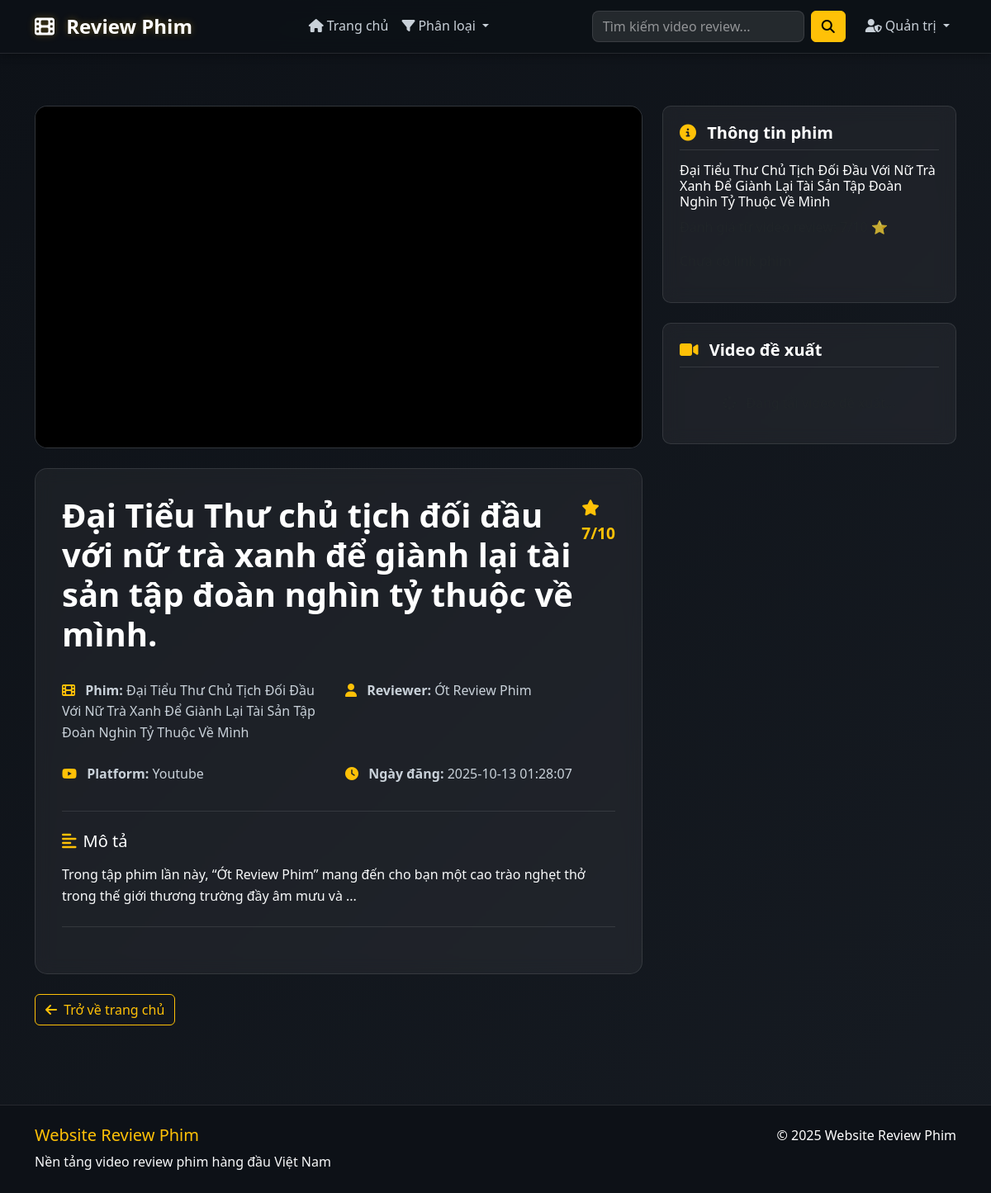
/review/252, run on the app's committed database.
### tables this page shows
CREATE TABLE video_reviews (
                    id INTEGER PRIMARY KEY AUTOINCREMENT,
                    title TEXT NOT NULL,
                    movie_title TEXT NOT NULL,
                    reviewer_name TEXT NOT NULL,
                    video_url TEXT NOT NULL,
                    video_type TEXT NOT NULL,
                    video_id TEXT NOT NULL,
                    description TEXT,
                    rating INTEGER,
                    movie_link TEXT,
                    created_at TIMESTAMP DEFAULT CURRENT_TIMESTAMP
                , channel_name TEXT, thumbnail_url TEXT DEFAULT "", published_at TIMESTAMP, updated_at TIMESTAMP, country TEXT DEFAULT "Unknown", genre TEXT DEFAULT "Unknown", series_name TEXT, episode_number INTEGER, movie_type TEXT DEFAULT "single");

### app.py (the view)
@app.route('/review/<int:review_id>')
def review_detail(review_id):
    conn = get_conn()
    c = conn.cursor()
    c.execute('SELECT * FROM video_reviews WHERE id = ?', (review_id,))
    review = c.fetchone()
    conn.close()
    if not review:
        flash('Không tìm thấy review!', 'error')
        return redirect(url_for('index'))
    video_url = review[4]
    embed_url = None
    if "youtube.com" in video_url or "youtu.be" in video_url:
        if "watch?v=" in video_url:
            video_id = video_url.split("watch?v=")[-1].split("&")[0]
        elif "youtu.be/" in video_url:
            video_id = video_url.split("youtu.be/")[-1].split("?")[0]
        else:
            video_id = None
        if video_id:
            embed_url = f"https://www.youtube.com/embed/{video_id}"
    elif "facebook.com" in video_url:
        embed_url = f"https://www.facebook.com/plugins/video.php?href={video_url}"
    else:
        if video_url.lower().endswith(('.mp4', '.webm', '.ogg')):
            embed_url = video_url  # local or external direct link
    return render_template('review_detail.html', review=review, embed_url=embed_url)

### app.py (called while the page is built)
def get_conn(path='db.sqlite'):
    conn = sqlite3.connect(path, check_same_thread=False, timeout=30)
    try:
        conn.execute("PRAGMA journal_mode=WAL;")
    except Exception:
        pass
    return conn

### templates/review_detail.html (shortened to what this page needs)
{% extends "base.html" %}
{% block content %}
<div class="container py-5">
    <div class="row">
        <div class="col-lg-8">
            <div class="video-player-section mb-4">
                {% if embed_url %}
                    <div class="video-container">
                        {% if review[5] == 'youtube' %}
                            <iframe id="youtube-player"
                                    src="{{ embed_url }}?enablejsapi=1"
                                    frameborder="0"
                                    allow="accelerometer; autoplay; clipboard-write; encrypted-media; gyroscope; picture-in-picture"
                                    allowfullscreen
                                    class="youtube-player-no-suggestions">
                            </iframe>
                        {% endif %}
                    </div>
                {% else %}
                    <div class="video-error">
                        <i class="fas fa-exclamation-triangle display-4 text-warning mb-3"></i>
                        <h4 class="text-white">Video không khả dụng</h4>
                        <p class="text-muted">Xin lỗi, video này hiện không thể phát được.</p>
                    </div>
                {% endif %}
            </div>
            <div class="video-info-card">
                <div class="d-flex justify-content-between align-items-start mb-3">
                    <h1 class="video-title">{{ review[1] }}</h1>
                    <div class="rating-large">
                        <i class="fas fa-star text-warning"></i>
                        <span class="fw-bold text-warning">{{ review[8] }}/10</span>
                    </div>
                </div>
                <div class="video-meta mb-3">
                    <div class="row g-3">
                        <div class="col-md-6">
                            <div class="meta-item">
                                <i class="fas fa-film text-warning me-2"></i>
                                <strong>Phim:</strong> {{ review[2] }}
                            </div>
                        </div>
                        <div class="col-md-6">
                            <div class="meta-item">
                                <i class="fas fa-user text-warning me-2"></i>
                                <strong>Reviewer:</strong> {{ review[3] }}
                            </div>
                        </div>
                        <div class="col-md-6">
                            <div class="meta-item">
                                <i class="fab fa-{{ review[5] }} text-warning me-2"></i>
                                <strong>Platform:</strong> {{ review[5].title() }}
                            </div>
                        </div>
                        <div class="col-md-6">
                            <div class="meta-item">
                                <i class="fas fa-clock text-warning me-2"></i>
                                <strong>Ngày đăng:</strong> {{ review[10] }}
                            </div>
                        </div>
                    </div>
                </div>
                <div class="video-description">
                    <h5 class="text-white mb-3">
                        <i class="fas fa-align-left text-warning me-2"></i>Mô tả
                    </h5>
                    <p class="text-light">{{ review[7] }}</p>
                </div>
                <div class="video-actions mt-4">
                </div>
            </div>
        </div>
        <div class="col-lg-4">
            <div class="sidebar-card">
                <h5 class="sidebar-title">
                    <i class="fas fa-info-circle text-warning me-2"></i>
                    Thông tin phim
                </h5>
                <div class="movie-info">
                    <h6 class="text-white">{{ review[2] }}</h6>
                    <p class="text-muted mb-3">
                        Đánh giá từ video review: {{ review[8] }}/10 ⭐
                    </p>
                    {% if review[9] %}
                        <a href="{{ review[9] }}" target="_blank" class="btn btn-warning w-100">
                            <i class="fas fa-play me-1"></i>
                            Xem phim ngay
                        </a>
                    {% else %}
                        <p class="text-muted">Chưa có link phim</p>
                    {% endif %}
                </div>
            </div>
            <div class="sidebar-card mt-4" id="related-videos-section">
                <h5 class="sidebar-title">
                    <i class="fas fa-video text-warning me-2"></i>
                    Video đề xuất
                </h5>
                <div id="related-videos-container">
                    <div class="text-center text-muted py-3">
                        <i class="fas fa-spinner fa-spin me-2"></i>
                    </div>
                </div>
            </div>
        </div>
    </div>
    <div class="row mt-4">
        <div class="col-12">
            <a href="{{ url_for('index') }}" class="btn btn-outline-warning">
                <i class="fas fa-arrow-left me-1"></i>
                Trở về trang chủ
            </a>
        </div>
    </div>
</div>
{% endblock %}

### static/css/style.css (style rules this page uses)
:root { --primary-bg: #0d1117; --secondary-bg: #161b22; --card-bg: rgba(255, 255, 255, 0.05); --warning: #ffc107; --warning-dark: #f57c00; --success: #28a745; --danger: #dc3545; --info: #17a2b8; --light: #f8f9fa; --dark: #343a40; --text-light: #c9d1d9; --text-muted: #8b949e; --border-color: rgba(255, 255, 255, 0.1); }
body { font-family: 'Segoe UI', Tahoma, Geneva, Verdana, sans-serif; background: linear-gradient(135deg, #0d1117 0%, #161b22 100%); color: var(--text-light); min-height: 100vh; line-height: 1.6; }
.video-player-section { background: var(--card-bg); backdrop-filter: blur(10px); border: 1px solid var(--border-color); border-radius: 15px; overflow: hidden; }
.video-container { position: relative; width: 100%; height: 0; padding-bottom: 56.25%; }
.video-container iframe { position: absolute; top: 0; left: 0; width: 100%; height: 100%; border: none; }
.video-info-card { background: var(--card-bg); backdrop-filter: blur(10px); border: 1px solid var(--border-color); border-radius: 15px; padding: 2rem; }
.video-title { color: white; font-weight: 700; margin-bottom: 1rem; }
.rating-large { font-size: 1.2rem; }
.video-meta .meta-item { color: var(--text-light); margin-bottom: 0.5rem; }
.video-description { margin-top: 1.5rem; padding-top: 1.5rem; border-top: 1px solid var(--border-color); }
.video-actions { margin-top: 2rem; padding-top: 1.5rem; border-top: 1px solid var(--border-color); }
.sidebar-card { background: var(--card-bg); backdrop-filter: blur(10px); border: 1px solid var(--border-color); border-radius: 15px; padding: 1.5rem; }
.sidebar-title { color: white; font-weight: 600; margin-bottom: 1rem; padding-bottom: 0.5rem; border-bottom: 1px solid var(--border-color); }
.btn-outline-warning { border-color: var(--warning); color: var(--warning); transition: all 0.3s ease; }

### templates/review_detail.html (style rules this page uses)
.sidebar-card { background: rgba(255, 255, 255, 0.05); border: 1px solid rgba(255, 255, 255, 0.1); border-radius: 10px; padding: 20px; margin-bottom: 20px; }
.sidebar-title { color: #fff; margin-bottom: 15px; font-weight: 600; }
.youtube-player-no-suggestions { width: 100%; height: 400px; border: none; border-radius: 8px; box-shadow: 0 4px 12px rgba(0,0,0,0.3); }
.video-container { position: relative; width: 100%; height: 400px; background: #000; border-radius: 8px; overflow: hidden; }
.video-container { position: relative; width: 100%; height: auto; }
.video-container iframe { width: 100%; height: 450px; border-radius: 8px; border: none; }
.youtube-player-no-suggestions { border: none !important; outline: none !important; }

### data on the page
video_reviews: title "Đại Tiểu Thư chủ tịch đối đầu với nữ trà xanh để giành lại tài sản tập đoàn nghìn tỷ thuộc về mình.", rating "7", movie_title "Đại Tiểu Thư Chủ Tịch Đối Đầu Với Nữ Trà Xanh Để Giành Lại Tài Sản Tập Đoàn Nghìn Tỷ Thuộc Về Mình", reviewer_name "Ớt Review Phim", video_type "Youtube", created_at "2025-10-13 01:28:07", description "Trong tập phim lần này, “Ớt Review Phim” mang đến cho bạn một cao trào nghẹt thở trong thế giới thương trường đầy âm mưu và ..."
